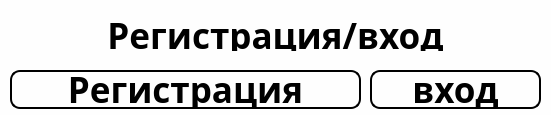
<?xml version="1.0" encoding="UTF-8"?>
<ui version="4.0">
 <class>Dialog</class>
 <widget class="QDialog" name="Dialog">
  <property name="geometry">
   <rect>
    <x>0</x>
    <y>0</y>
    <width>551</width>
    <height>115</height>
   </rect>
  </property>
  <property name="windowTitle">
   <string>Dialog</string>
  </property>
  <property name="styleSheet">
   <string notr="true">background: rgb(254,254,254)</string>
  </property>
  <widget class="QPushButton" name="enter">
   <property name="geometry">
    <rect>
     <x>370</x>
     <y>70</y>
     <width>171</width>
     <height>39</height>
    </rect>
   </property>
   <property name="font">
    <font>
     <family>Futurespore Cyrillic</family>
     <pointsize>26</pointsize>
     <weight>50</weight>
     <italic>false</italic>
     <bold>false</bold>
    </font>
   </property>
   <property name="styleSheet">
    <string notr="true">QPushButton:pressed {
border: 0px solid #000;
border-radius: 10px;
border-style: outset;
background: black;
color: rgb(254,254,254);
font-weight: bold;
font: 26pt &quot;Futurespore Cyrillic&quot;;
}
QPushButton {
border: 2px solid #000;
border-radius: 10px;
border-style: outset;
color: black;
font-weight: bold;
font: 26pt &quot;Futurespore Cyrillic&quot;;
}</string>
   </property>
   <property name="text">
    <string>вход</string>
   </property>
   <property name="autoDefault">
    <bool>true</bool>
   </property>
  </widget>
  <widget class="QPushButton" name="registrate">
   <property name="geometry">
    <rect>
     <x>10</x>
     <y>70</y>
     <width>351</width>
     <height>39</height>
    </rect>
   </property>
   <property name="font">
    <font>
     <family>Futurespore Cyrillic</family>
     <pointsize>26</pointsize>
     <weight>50</weight>
     <italic>false</italic>
     <bold>false</bold>
    </font>
   </property>
   <property name="styleSheet">
    <string notr="true">QPushButton:pressed {
border: 0px solid #000;
border-radius: 10px;
border-style: outset;
background: black;
color: rgb(254,254,254);
font-weight: bold;
font: 26pt &quot;Futurespore Cyrillic&quot;;
}
QPushButton {
border: 2px solid #000;
border-radius: 10px;
border-style: outset;
color: black;
font-weight: bold;
font: 26pt &quot;Futurespore Cyrillic&quot;;
}</string>
   </property>
   <property name="text">
    <string>Регистрация</string>
   </property>
   <property name="autoDefault">
    <bool>true</bool>
   </property>
  </widget>
  <widget class="QLabel" name="label_2">
   <property name="geometry">
    <rect>
     <x>10</x>
     <y>20</y>
     <width>531</width>
     <height>31</height>
    </rect>
   </property>
   <property name="font">
    <font>
     <family>Futurespore Cyrillic</family>
     <pointsize>26</pointsize>
     <weight>50</weight>
     <italic>false</italic>
     <bold>false</bold>
    </font>
   </property>
   <property name="styleSheet">
    <string notr="true">font-weight: bold;
color: black;
font: 26pt &quot;Futurespore Cyrillic&quot;;</string>
   </property>
   <property name="text">
    <string>Регистрация/вход</string>
   </property>
   <property name="alignment">
    <set>Qt::AlignCenter</set>
   </property>
   <property name="margin">
    <number>3</number>
   </property>
   <property name="indent">
    <number>0</number>
   </property>
  </widget>
 </widget>
 <resources/>
 <connections/>
</ui>
